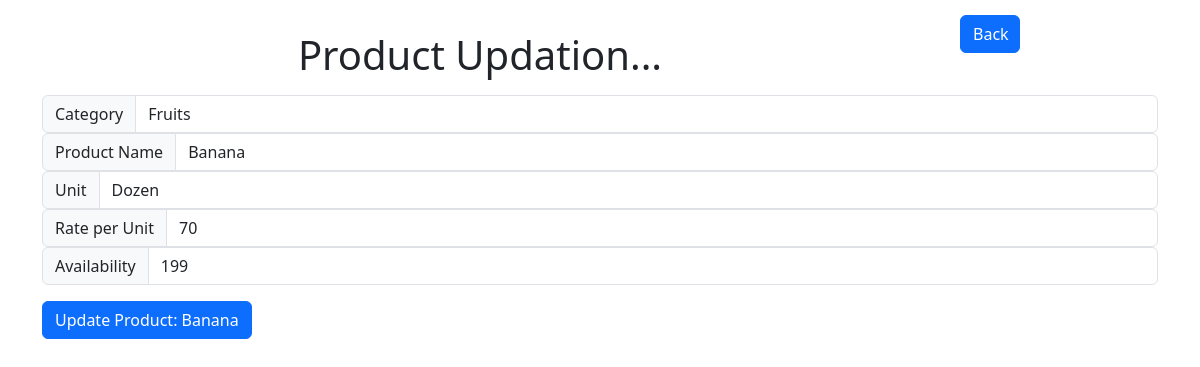
Screenshot of /update_product?aid=adarsh&pname=Banana with the database file from the repository.
### application/models.py (models this page shows)
class products(db.Model):
  __tablename__="product"
  product_name=db.Column(db.String, primary_key=True, unique=True)
  category=db.Column(db.String)
  unit=db.Column(db.String)
  rate_per_unit=db.Column(db.Integer )
  quantity=db.Column(db.Integer )

### application/controllers.py (the view, shortened to what this page needs)
@app.route("/update_product", methods=["GET", "POST"])
def update_product():
  aid=request.args["aid"]
  pname=request.args["pname"]
  data=products.query.filter(products.product_name==pname).first()
  return render_template("update_product.html",products=data, aid=aid)

### templates/update_product.html (shortened to what this page needs)
<!DOCTYPE HTML>
<html>
 <head>
   <link href="https://cdn.jsdelivr.net/npm/bootstrap@5.3.0-alpha3/dist/css/bootstrap.min.css" rel="stylesheet">
  </head>
 <body>
  <div class="container" style="width: 80%; float:left; padding-top:15px;text-align:center ">
  <p class="text-capitalize" >
    <h1>Product Updation...</h1>
  </p>
  </div>
  <div class="container" style="padding-top:15px">
  <a style="padding-right:10px" class="btn btn-primary" href=/admin_login?aid={{aid}} role="button"> Back </a>
  </div>
  <div class="container" style="padding-top: 25px">
    <form action=/update_product?aid={{aid}}&pname={{products.product_name}} method="POST">
        <div class="mb-3">
           <div class="input-group flex-nowrap">
               <span class="input-group-text" id="addon-wrapping">Category</span>
               <input type="text" class="form-control" placeholder="category" aria-label="category" aria-describedby="addon-wrapping" name="psec" value={{products.category}}>
           </div>
           <div class="input-group flex-nowrap">
               <span class="input-group-text" id="addon-wrapping">Product Name</span>
               <input type="text" class="form-control" placeholder="product name" aria-label="Product name" aria-describedby="addon-wrapping" name="pname" value={{products.product_name}}>
           </div>
           <div class="input-group flex-nowrap">
               <span class="input-group-text" id="addon-wrapping">Unit</span>
               <input type="text" class="form-control" placeholder="Unit" aria-label="unit" aria-describedby="addon-wrapping" name="unit" value={{products.unit}}>
           </div>
           <div class="input-group flex-nowrap">
               <span class="input-group-text" id="addon-wrapping">Rate per Unit</span>
               <input type="text" class="form-control" placeholder="rate per unit" aria-label="rate" aria-describedby="addon-wrapping" name="rate" value={{products.rate_per_unit}}>
           </div>
           <div class="input-group flex-nowrap">
               <span class="input-group-text" id="addon-wrapping">Availability</span>
               <input type="text" class="form-control" placeholder="units in stock" aria-label="quantity" aria-describedby="addon-wrapping" name="quantity" value={{products.quantity}}>
           </div>
        </div>
        <button type="submit" class="btn btn-primary"> Update Product: {{products.product_name}}</button>
     </form>
  </div>
 </body>
</html>

### rows the page displays
products: psec "Fruits", pname "Banana", unit "Dozen", rate "70", quantity "199", product_name "Banana"
